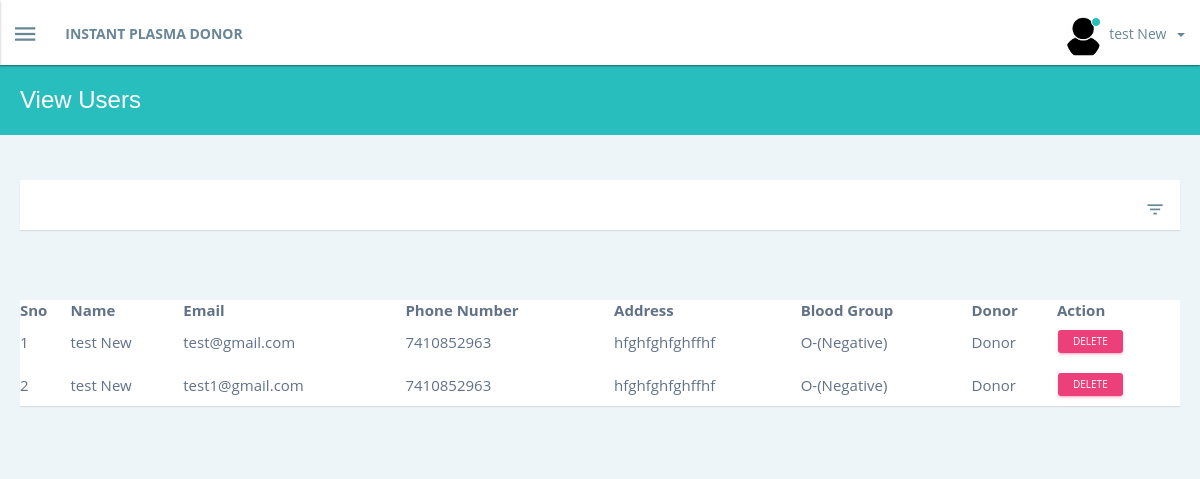
The app's page /view_users.php (signed in) with its own data.
### tables this page shows
CREATE TABLE `users` (
  `id` int(11) NOT NULL,
  `name` varchar(255) NOT NULL,
  `email` varchar(255) NOT NULL,
  `phone` varchar(255) NOT NULL,
  `blood_group` varchar(255) NOT NULL,
  `password` varchar(255) NOT NULL,
  `address` varchar(255) NOT NULL,
  `dat` varchar(255) NOT NULL,
  `role_id` int(11) NOT NULL,
  `active` int(11) NOT NULL
);

### view_users.php (the view, shortened to what this page needs)
<?php
include('db.php');
$select = "SELECT * FROM users WHERE role_id = '2' ORDER BY id ASC ";
$res = mysqli_query($conn,$select);
include('header.php');
include('menu.php');
?>
<head>
</head>
<body>
<section id="content_outer_wrapper">
        <div id="content_wrapper" class="simple">
          <div id="header_wrapper" class="header-sm">
            <div class="container-fluid">
              <div class="row">
                <div class="col-xs-12">
                  <header id="header">
                    <h1>View Users </h1>
                  </header>
                </div>
              </div>
            </div>
          </div>
          <div id="content" class="container-fluid">
            <div class="content-body">
              <div class="row">
                  <div class="col-xs-12">
                    <div class="card card-data-tables product-table-wrapper">
                    <header class="card-heading">
                      <ul class="card-actions icons right-top">
                        <li>
                          <a href="javascript:void(0)" data-card-search="open" data-toggle="tooltip" data-placement="top" data-original-title="Filter Products">
                            <i class="zmdi zmdi-filter-list"></i>
                          </a>
                        </li>
                      </ul>
                     </header></div>
                      <div class="table-responsive">
                        <br><br>
                  <div class="card card-data-tables product-table-wrapper">
                        <table id="example1" class="display" style="width:100%;text-align:left !important;font-size:15px !important;overflow:auto !important;">
             <thead>
                <tr >
                  <th>Sno</th>
                  <th>Name</th>
                  <th>Email</th>
                  <th>Phone Number </th>
                  <th>Address</th>
                  <th>Blood Group</th>
                  <th>Donor</th>
                  <th>Action</th>
                </tr>
              </thead>
               <tbody>
                <?php
                $i=0;
                while($row=mysqli_fetch_assoc($res)){
                $i++  ?>
                <tr >
                  <td><?php echo $i; ?></td>
                  <td><?php echo $row['name']; ?></td>
                  <td><?php echo $row['email']; ?></td>
                   <td><?php echo $row['phone']; ?></td>
                  <td><?php echo $row['address']; ?></td>
                  <td><?php echo $row['blood_group']; ?></td>
                  <td><?php
                          if($row['active'] == 0){
                             echo "Not A Donor";
                           }else{
                            echo "Donor";
                           }
                       ?></td>
                  <td><a href="delete_users.php?id=<?php echo $row['id']; ?>"><button type="button" class="btn btn-primary btn-xs" >Delete</button></a></td>
                </tr>
                <?php } ?>
               </tbody>
                      </table>
                  </div>
                </div>
              </div>
            </div>
          </div>
        </div>

### header.php (shortened to what this page needs)
<!DOCTYPE html>
<html lang="en">
<head>
  <link rel="stylesheet" href="assets/css/vendor.bundle.css">
  <link rel="stylesheet" href="assets/css/app.bundle.css">
  <link rel="stylesheet" href="assets/css/theme-a.css">
  <link rel="stylesheet" href="assets/css/jquery.dataTables.min.css">
</head>

### menu.php (shortened to what this page needs)
<body>
 <div id="app_wrapper">
   <header id="app_topnavbar-wrapper">
     <nav role="navigation" class="navbar topnavbar">
       <div class="nav-wrapper">
         <ul class="nav navbar-nav pull-left left-menu">
           <li class="app_menu-open">
             <a href="javascript:void(0)" data-toggle-state="app_sidebar-left-open" data-key="leftSideBar">
               <i class="zmdi zmdi-menu"></i>
             </a>
           </li>
         </ul>
         <ul class="nav navbar-nav left-menu hidden-xs">
           <li>
             <a href="javascript:void(0)" class="nav-link">
               <b>INSTANT PLASMA DONOR</b>
             </a>
           </li>
         </ul>
         <ul class="nav navbar-nav pull-right">
           <li class="dropdown avatar-menu">
             <a href="javascript:void(0)" data-toggle="dropdown" aria-expanded="false">
               <span class="meta">
                 <span class="avatar">
                   <img src="assets/img/user.jpg" alt="" class="img-circle max-w-35">
                   <i class="badge mini success status"></i>
                 </span>
                 <span class="name"><?php echo $_SESSION['name'];?></span>
                 <span class="caret"></span>
               </span>
             </a>
               </li>
             </ul>
       </div>
     </nav>
   </header>

### assets/css/theme-a.css (style rules this page uses)
.h1,.h2,.h3,.h4,.h5,.h6,h1,h2,h3,h4,h5,h6 { color:#516073 }
a:link,a:visited { color:#688696;transition:all .5s ease }
body { background-color:#eef5f9;color:#607188 }
body #app_wrapper #app_topnavbar-wrapper { background-color:#fff;color:#688696 }
body #app_wrapper #app_topnavbar-wrapper .navbar-nav li a,body #app_wrapper #app_topnavbar-wrapper .navbar-nav ul.dropdown-menu li a { color:#688696 }
#footer_wrapper,body #app_wrapper #content_wrapper #header_wrapper { background:#28bebd }
.btn.btn-primary,.navbar .navbar-nav>li>a.btn.btn-primary { box-shadow:0 2px 2px 0 rgba(236,64,122,.14),0 3px 1px -2px rgba(236,64,122,.2),0 1px 5px 0 rgba(236,64,122,.12) }
.btn.btn-primary,.btn.btn-primary.active,.btn.btn-primary.active:focus,.btn.btn-primary.active:hover,.btn.btn-primary:active,.btn.btn-primary:active:focus,.btn.btn-primary:active:hover,.btn.btn-primary:focus,.btn.btn-primary:hover,.navbar .navbar-nav>li>a.btn.btn-primary,.navbar .navbar-nav>li>a.btn.btn-primary.active,.navbar .navbar-nav>li>a.btn.btn-primary.active:focus,.navbar .navbar-nav>li>a.btn.btn-primary.active:hover,.navbar .navbar-nav>li>a.btn.btn-primary:active,.navbar .navbar-nav>li>a.btn.btn-primary:active:focus,.navbar .navbar-nav>li>a.btn.btn-primary:active:hover,.navbar .navbar-nav>li>a.btn.btn-primary:focus,.navbar .navbar-nav>li>a.btn.btn-primary:hover,.open>.btn.btn-primary.dropdown-toggle,.open>.btn.btn-primary.dropdown-toggle:focus,.open>.btn.btn-primary.dropdown-toggle:hover,.open>.navbar .navbar-nav>li>a.btn.btn-primary.dropdown-toggle,.open>.navbar .navbar-nav>li>a.btn.btn-primary.dropdown-toggle:focus,.open>.navbar .navbar-nav>li>a.btn.btn-primary.dropdown-toggle:hover { background-color:#ec407a;color:#fff }

### records on screen
users: name "test New", email "test@gmail.com", phone "7410852963", address "hfghfghfghffhf", blood_group "O-(Negative)", active "Donor"
users: name "test New", email "test1@gmail.com", phone "7410852963", address "hfghfghfghffhf", blood_group "O-(Negative)", active "Donor"

### other values on screen
$_SESSION['name'] "test New"
